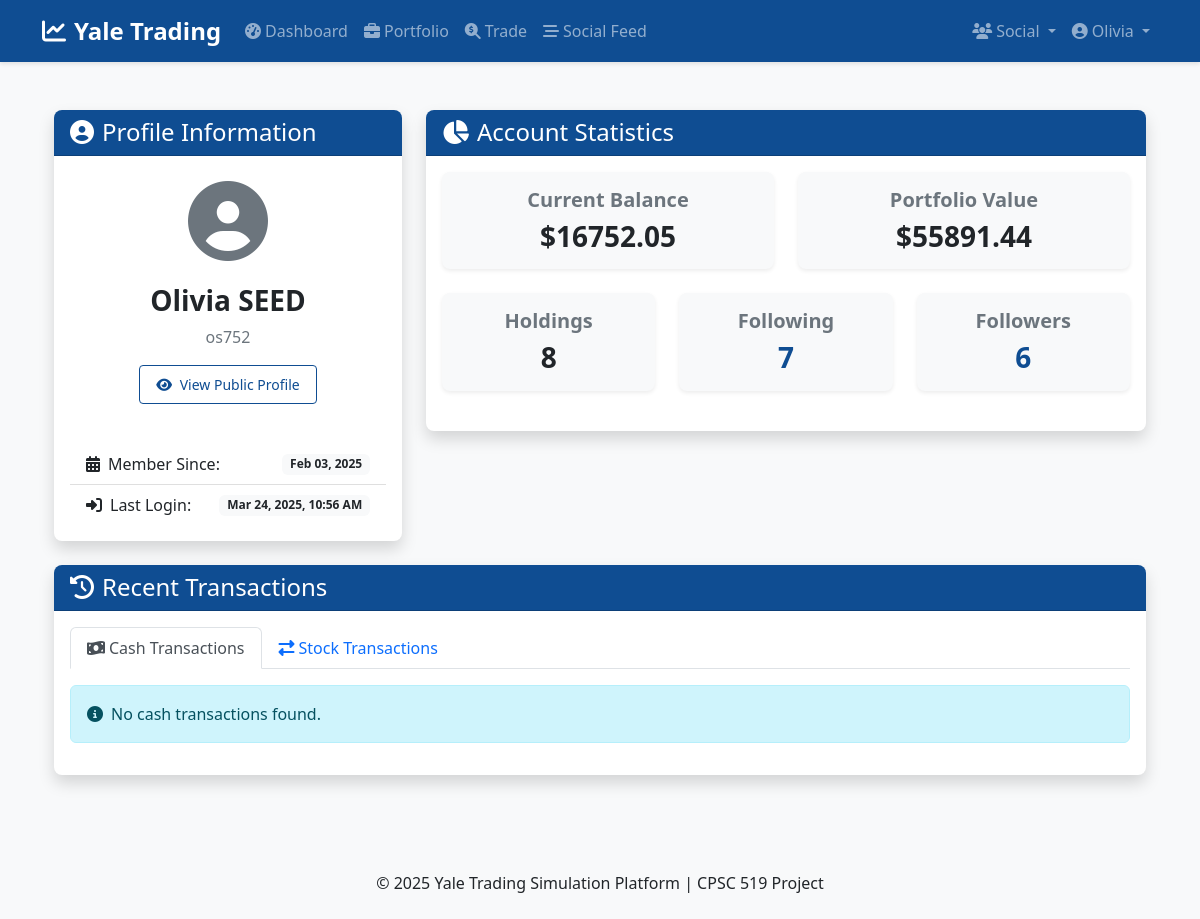
Screenshot of /profile (signed in) with the database file from the repository.
### app/models/user.py (models this page shows, shortened)
class User(db.Model, UserMixin):
    id = db.Column(db.Integer, primary_key=True)
    net_id = db.Column(db.String(20), unique=True, nullable=False)
    password_hash = db.Column(db.String(128), nullable=False)
    first_name = db.Column(db.String(50), nullable=False)
    last_name = db.Column(db.String(50), nullable=False)
    balance = db.Column(db.Float, default=0.0)
    created_at_edt = db.Column(db.DateTime, default=datetime.now(zoneinfo.ZoneInfo("America/New_York")))
    last_login_edt = db.Column(db.DateTime, default=datetime.now(zoneinfo.ZoneInfo("America/New_York")))
    is_active = db.Column(db.Boolean, default=True)
    portfolio = db.relationship('StockHolding', backref='user', lazy=True)
    transactions = db.relationship('Transaction', backref='user', lazy=True)
    cash_transactions = db.relationship('CashTransaction', backref='user', lazy=True)
    posts = db.relationship('TradingPost', backref='author', lazy=True)
    comments = db.relationship('Comment', backref='author', lazy=True)
    followed = db.relationship(
        'User', secondary=followers,
        primaryjoin=(followers.c.follower_id == id),
        secondaryjoin=(followers.c.followed_id == id),
        backref=db.backref('followers', lazy='dynamic'), lazy='dynamic'
    )
    def get_portfolio_value(self):
        total_value = 0.0
        for holding in self.portfolio:
            total_value += holding.quantity * holding.current_price
        return total_value

### app/models/stock.py (models this page shows, shortened)
class StockHolding(db.Model):
    id = db.Column(db.Integer, primary_key=True)
    user_id = db.Column(db.Integer, db.ForeignKey('user.id'), nullable=False)
    ticker = db.Column(db.String(10), nullable=False)
    company_name = db.Column(db.String(100), nullable=False)
    quantity = db.Column(db.Float, nullable=False, default=0)
    average_buy_price = db.Column(db.Float, nullable=False)
    current_price = db.Column(db.Float, nullable=False)
    last_updated = db.Column(db.DateTime, default=datetime.now(zoneinfo.ZoneInfo("America/New_York")),
                            onupdate=datetime.now(zoneinfo.ZoneInfo("America/New_York")))

### app/controllers/auth.py (the view)
@auth_bp.route('/profile', methods=['GET'])
@login_required
def profile():
    return render_template('auth/profile.html', title='My Profile')

### app/models/user.py (called while the page is built)
@login_manager.user_loader
def load_user(user_id):
    return User.query.get(int(user_id))

### app/templates/auth/profile.html (shortened to what this page needs)
{% extends "layout.html" %}
{% block content %}
<div class="container py-4">
    <div class="row">
        <div class="col-lg-4 mb-4">
            <div class="card shadow">
                <div class="card-header bg-primary text-white">
                    <h2 class="h4 mb-0"><i class="fas fa-user-circle me-2"></i>Profile Information</h2>
                </div>
                <div class="card-body">
                    <div class="text-center mb-4">
                        <div class="display-1 text-muted mb-3">
                            <i class="fas fa-user-circle"></i>
                        </div>
                        <h3>{{ current_user.first_name }} {{ current_user.last_name }}</h3>
                        <p class="text-muted">{{ current_user.net_id }}</p>
                        <a href="{{ url_for('social.user_profile', user_id=current_user.id) }}" class="btn btn-sm btn-outline-primary mb-3">
                            <i class="fas fa-eye me-1"></i> View Public Profile
                        </a>
                    </div>
                    <div class="list-group list-group-flush">
                        <div class="list-group-item d-flex justify-content-between align-items-center">
                            <span><i class="fas fa-calendar-alt me-2"></i>Member Since:</span>
                            <span class="badge bg-light text-dark">{{ current_user.created_at_edt.strftime('%b %d, %Y') }}</span>
                        </div>
                        <div class="list-group-item d-flex justify-content-between align-items-center">
                            <span><i class="fas fa-sign-in-alt me-2"></i>Last Login:</span>
                            <span class="badge bg-light text-dark">{{ current_user.last_login_edt.strftime('%b %d, %Y, %I:%M %p') }}</span>
                        </div>
                    </div>
                </div>
            </div>
        </div>
        <div class="col-lg-8 mb-4">
            <div class="card shadow">
                <div class="card-header bg-primary text-white">
                    <h2 class="h4 mb-0"><i class="fas fa-chart-pie me-2"></i>Account Statistics</h2>
                </div>
                <div class="card-body">
                    <div class="row">
                        <div class="col-md-6 mb-4">
                            <div class="card bg-light">
                                <div class="card-body text-center">
                                    <h5 class="text-muted">Current Balance</h5>
                                    <h3 class="mb-0">${{ current_user.balance|round(2) }}</h3>
                                </div>
                            </div>
                        </div>
                        <div class="col-md-6 mb-4">
                            <div class="card bg-light">
                                <div class="card-body text-center">
                                    <h5 class="text-muted">Portfolio Value</h5>
                                    <h3 class="mb-0">${{ current_user.get_portfolio_value()|round(2) }}</h3>
                                </div>
                            </div>
                        </div>
                    </div>
                    <div class="row">
                        <div class="col-md-4 mb-4">
                            <div class="card bg-light">
                                <div class="card-body text-center">
                                    <h5 class="text-muted">Holdings</h5>
                                    <h3 class="mb-0">{{ current_user.portfolio|length }}</h3>
                                </div>
                            </div>
                        </div>
                        <div class="col-md-4 mb-4">
                            <a href="{{ url_for('social.following') }}" class="text-decoration-none">
                                <div class="card bg-light">
                                    <div class="card-body text-center">
                                        <h5 class="text-muted">Following</h5>
                                        <h3 class="mb-0">{{ current_user.followed.count() }}</h3>
                                    </div>
                                </div>
                            </a>
                        </div>
                        <div class="col-md-4 mb-4">
                            <a href="{{ url_for('social.followers') }}" class="text-decoration-none">
                                <div class="card bg-light">
                                    <div class="card-body text-center">
                                        <h5 class="text-muted">Followers</h5>
                                        <h3 class="mb-0">{{ current_user.followers.count() }}</h3>
                                    </div>
                                </div>
                            </a>
                        </div>
                    </div>
                </div>
            </div>
        </div>
    </div>
    <div class="row">
        <div class="col-12">
            <div class="card shadow">
                <div class="card-header bg-primary text-white">
                    <h2 class="h4 mb-0"><i class="fas fa-history me-2"></i>Recent Transactions</h2>
                </div>
                <div class="card-body">
                    <ul class="nav nav-tabs mb-3" id="transactionTabs" role="tablist">
                        <li class="nav-item" role="presentation">
                            <button class="nav-link active" id="cash-tab" data-bs-toggle="tab" data-bs-target="#cash" type="button" role="tab">
                                <i class="fas fa-money-bill-wave me-1"></i>Cash Transactions
                            </button>
                        </li>
                        <li class="nav-item" role="presentation">
                            <button class="nav-link" id="stock-tab" data-bs-toggle="tab" data-bs-target="#stock" type="button" role="tab">
                                <i class="fas fa-exchange-alt me-1"></i>Stock Transactions
                            </button>
                        </li>
                    </ul>
                    <div class="tab-content" id="transactionTabsContent">
                        <div class="tab-pane fade show active" id="cash" role="tabpanel" aria-labelledby="cash-tab">
                            {% if current_user.cash_transactions %}
                                <div class="table-responsive">
                                    <table class="table table-hover">
                                        <thead class="table-light">
                                            <tr>
                                                <th>Date & Time (EDT)</th>
                                                <th>Type</th>
                                                <th>Amount</th>
                                            </tr>
                                        </thead>
                                        <tbody>
                                            {% for transaction in current_user.cash_transactions|sort(attribute='timestamp', reverse=true) %}
                                                {% if loop.index <= 10 %}
                                                <tr>
                                                    <td>{{ transaction.timestamp.strftime('%b %d, %Y, %I:%M %p') }}</td>
                                                    <td>
                                                        {% if transaction.transaction_type == 'deposit' %}
                                                            <span class="badge bg-success"><i class="fas fa-plus-circle me-1"></i>Deposit</span>
                                                        {% else %}
                                                            <span class="badge bg-warning text-dark"><i class="fas fa-minus-circle me-1"></i>Withdrawal</span>
                                                        {% endif %}
                                                    </td>
                                                    <td>${{ transaction.amount|round(2) }}</td>
                                                </tr>
                                                {% endif %}
                                            {% endfor %}
                                        </tbody>
                                    </table>
                                </div>
                            {% else %}
                                <div class="alert alert-info">
                                    <i class="fas fa-info-circle me-2"></i>No cash transactions found.
                                </div>
                            {% endif %}
                        </div>
                    </div>
                </div>
            </div>
        </div>
    </div>
</div>
{% endblock %}

### app/templates/layout.html (shortened to what this page needs)
<!DOCTYPE html>
<html lang="en">
<head>
    <link href="https://cdn.jsdelivr.net/npm/bootstrap@5.2.3/dist/css/bootstrap.min.css" rel="stylesheet">
    <link rel="stylesheet" href="https://cdnjs.cloudflare.com/ajax/libs/font-awesome/6.3.0/css/all.min.css">
    <link rel="stylesheet" href="{{ url_for('static', filename='css/main.css') }}">
</head>
<body>
    <header>
        <nav class="navbar navbar-expand-lg navbar-dark bg-primary">
            <div class="container">
                <a class="navbar-brand" href="{{ url_for('main.home') }}">
                    <i class="fas fa-chart-line me-2"></i>Yale Trading
                </a>
                <div class="collapse navbar-collapse" id="navbarNav">
                    <ul class="navbar-nav me-auto">
                        {% if current_user.is_authenticated %}
                            <li class="nav-item">
                                <a class="nav-link" href="{{ url_for('main.dashboard') }}">
                                    <i class="fas fa-tachometer-alt me-1"></i>Dashboard
                                </a>
                            </li>
                            <li class="nav-item">
                                <a class="nav-link" href="{{ url_for('trading.portfolio') }}">
                                    <i class="fas fa-briefcase me-1"></i>Portfolio
                                </a>
                            </li>
                            <li class="nav-item">
                                <a class="nav-link" href="{{ url_for('trading.stock_search') }}">
                                    <i class="fas fa-search-dollar me-1"></i>Trade
                                </a>
                            </li>
                            <li class="nav-item">
                                <a class="nav-link" href="{{ url_for('social.feed') }}">
                                    <i class="fas fa-stream me-1"></i>Social Feed
                                </a>
                            </li>
                        {% endif %}
                    </ul>
                    <ul class="navbar-nav">
                        {% if current_user.is_authenticated %}
                            <li class="nav-item dropdown">
                                <a class="nav-link dropdown-toggle" href="#" id="socialDropdown" role="button" data-bs-toggle="dropdown">
                                    <i class="fas fa-users me-1"></i>Social
                                </a>
                            </li>
                            <li class="nav-item dropdown">
                                <a class="nav-link dropdown-toggle" href="#" id="userDropdown" role="button" data-bs-toggle="dropdown">
                                    <i class="fas fa-user-circle me-1"></i>{{ current_user.first_name }}
                                </a>
                            </li>
                        {% endif %}
                    </ul>
                </div>
            </div>
        </nav>
    </header>
    <main class="container mt-4 mb-5">
        {% block content %}{% endblock %}
    </main>
    <footer class="bg-light py-4 mt-auto">
        <div class="container text-center">
            <p class="mb-0">&copy; {{ now.year }} Yale Trading Simulation Platform | CPSC 519 Project</p>
        </div>
    </footer>
</body>
</html>

### app/static/css/main.css (style rules this page uses)
body { min-height: 100vh; display: flex; flex-direction: column; background-color: #f8f9fa; }
main { flex: 1; }
h1, h2, h3, h4, h5, h6 { font-weight: 600; }
.bg-primary { background-color: #0f4d92 !important; }
a { color: #0f4d92; }
.card { border-radius: 0.5rem; overflow: hidden; border: none; box-shadow: 0 0.125rem 0.25rem rgba(0, 0, 0, 0.075); transition: transform 0.2s, box-shadow 0.2s; }
.card-header { font-weight: 600; }
.btn { border-radius: 0.25rem; padding: 0.5rem 1rem; font-weight: 500; }
.btn-outline-primary { color: #0f4d92; border-color: #0f4d92; }
.navbar { box-shadow: 0 2px 4px rgba(0, 0, 0, 0.1); }
.navbar-brand { font-weight: 700; font-size: 1.5rem; }

### rows the page displays
User: first_name "Olivia", last_name "SEED", net_id "os752", created_at_edt "Feb 03, 2025", last_login_edt "Mar 24, 2025, 10:56 AM", balance "16752.05"
StockHolding: get_portfolio_value "55891.44"

### other values shown
{{ current_user.portfolio|length }} "8"
{{ current_user.followed.count() }} "7"
{{ current_user.followers.count() }} "6"
